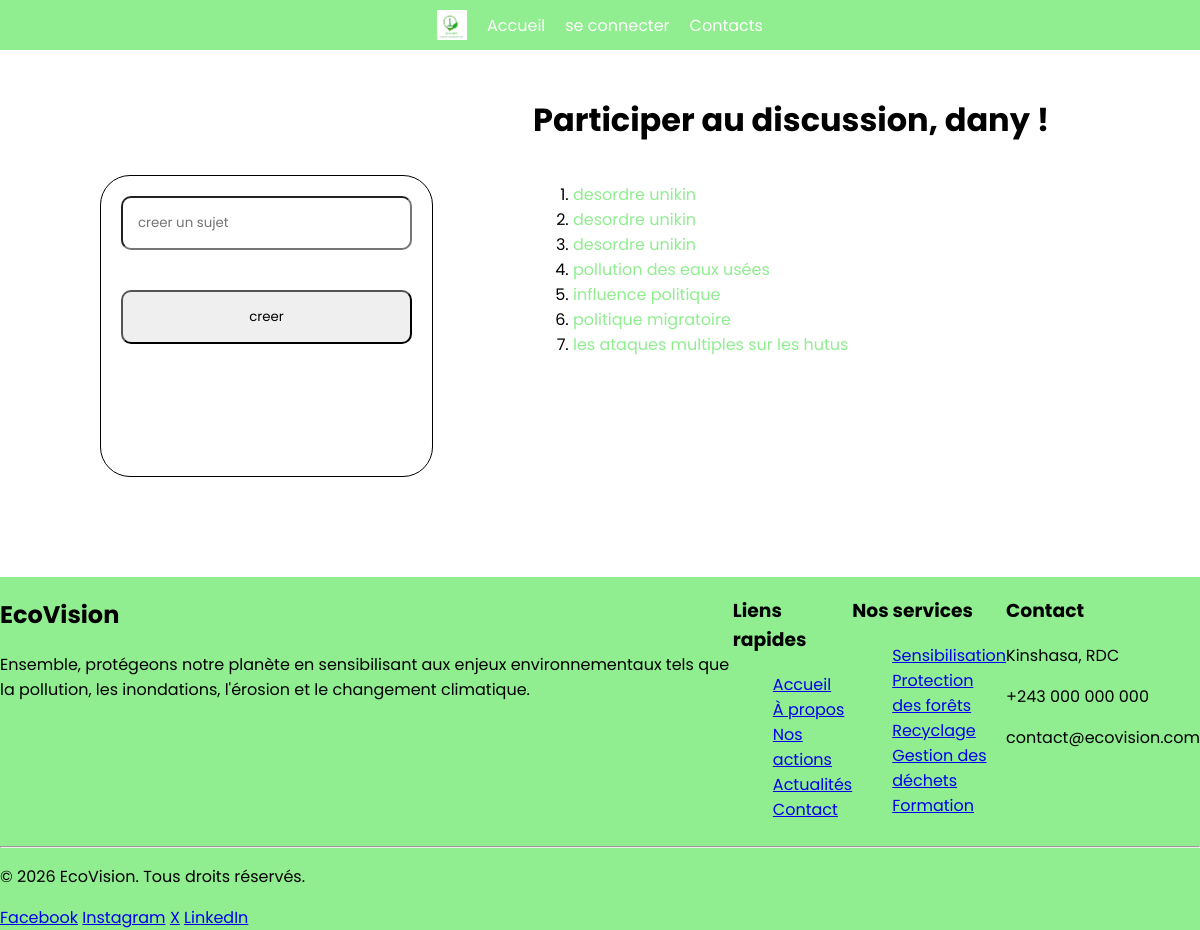
/forum/ (signed in), run on the app's committed database.
### user/models.py (models this page shows)
class User(AbstractUser):
    numero = models.CharField(max_length=255, blank=True, null=True)

### forum/models.py (models this page shows, shortened)
class Discussion(models.Model):
    sujet = models.CharField(max_length=255)

### forum/views.py (the view)
# urls.py: path('', views.create, name="creersujet"),
def create(request):
    if request.method == "POST":
       sujet = request.POST.get('sujet')
       Discussion.objects.create(sujet=sujet).save()
    context = {
        'Discussion':Discussion.objects.all()
    }
    return render(request, 'forum.html', context)

### templates/forum.html (shortened to what this page needs)
{% extends 'base.html' %}
{% load static %}
{% block content %}
    <div class="page">
        <div>
        <form action="{% url 'creersujet' %}" method="post" class="form">
            <input type="text" placeholder="creer un sujet" name="sujet">
            <input type="submit" value="creer">
        </form>
    </div>
    <div class="sujets">
        <h1>Participer au discussion, {{ user.username }} ! </h1>
        <ol type="1">
        {% for one in Discussion %}
            <li><a href="{% url 'repondre' one.pk %}" class="sujet"> {{ one.sujet }} </a></li>
        {% endfor %}
        </ol>
    </div>
    </div>
{% endblock %}

### static/style.css (style rules this page uses)
html { width: 100%; height: 100%; }
body { width: 100%; height: 100%; margin: 0; }
* { font-family: Poppins, sans-serif; font-family: 24px; }
.page { display: flex; }
.sujets { display: flex; flex-direction: column; }
.sujet { text-decoration: none; color: lightgreen; }

### data on the page
User: username "dany"
Discussion: sujet "desordre unikin"
Discussion: sujet "desordre unikin"
Discussion: sujet "desordre unikin"
Discussion: sujet "pollution des eaux usées"
Discussion: sujet "influence politique"
Discussion: sujet "politique migratoire"
Discussion: sujet "les ataques multiples sur les hutus"
